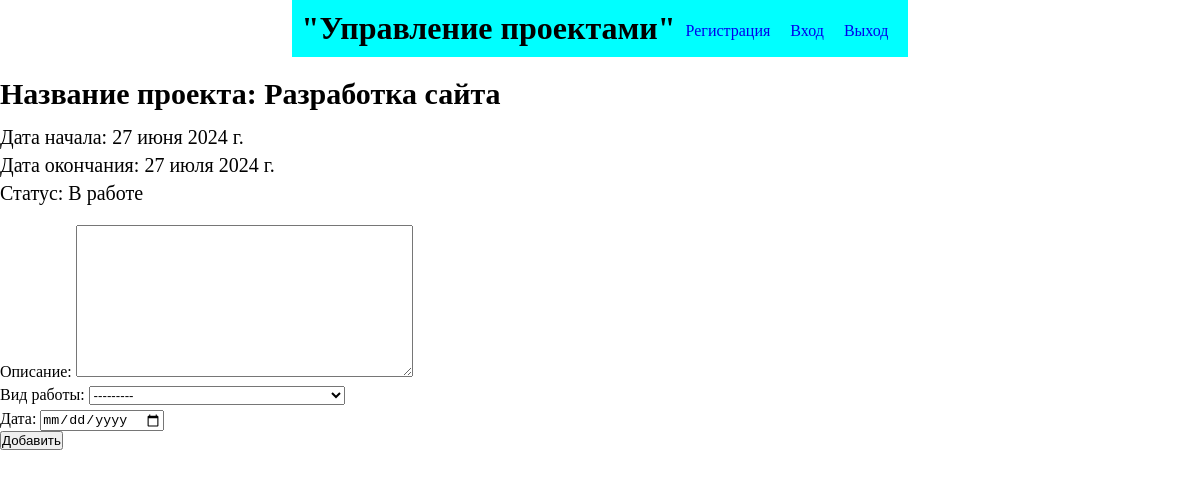
/detail/1, run on the app's committed database.
### main/models.py (models this page shows, shortened)
class Project(models.Model):
    STATUS_CHOICE = (
        ("В работе", "В работе"),
        ("Завершен", "Завершен"),
    )
    name = models.CharField('Название', max_length=255)
    date_start = models.DateField('Дата начала')
    date_end = models.DateField('Дата сдачи')
    status = models.CharField("Статус проекта", choices=STATUS_CHOICE, max_length=50)
    class Meta:
        verbose_name = 'Проект'
        verbose_name_plural = 'Проекты'

### main/views.py (the view, shortened to what this page needs)
# urls.py: path('detail/<int:pk>', ProjectDetailView.as_view(), name='detail_project'),
class ProjectDetailView(DetailView, FormMixin):
    model = Project
    template_name = 'workonproject.html'
    context_object_name = 'project'
    form_class = WorkOnProjectForm
    success_url = reverse_lazy('main_page')
    def get_context_data(self, *, object_list=None, **kwargs):
        context = super().get_context_data(**kwargs)
        return context

### main/forms.py (shortened to what this page needs)
class WorkOnProjectForm(forms.ModelForm):
    class Meta:
        model = WorkOnProject
        fields = ['description', 'type_work', 'dat']
        widgets = {
            'dat': forms.DateInput(
                format=('%d/%m/%Y'),
                attrs={'class': 'form-control',
                       'placeholder': 'Select a date',
                       'type': 'date'  # <--- IF I REMOVE THIS LINE, THE INITIAL VALUE IS DISPLAYED
                       }),
        }

### main/models.py (called while the page is built)
    def __str__(self):
        return self.name

### main/templates/workonproject.html (shortened to what this page needs)
{% extends "base.html" %}
{% load static %}
{% block content %}
	<h1 class="greeting-text">Название проекта: {{ project.name }}</h1>
	<p class="detail_item">Дата начала: {{ project.date_start }}</p>
	<p class="detail_item">Дата окончания: {{ project.date_end }}</p>
	<p class="detail_item">Статус: {{ project.status }}</p>
	<div class="project__form">
		<form action="" method="post">
			{{ form.as_p }}
			<button type="submit">Добавить</button>
		</form>
	</div>
{% endblock %}

### main/static/style.css (style rules this page uses)
* { margin: 0; padding: 0; }
.greeting-text { margin-top: 20px; font-size: 30px; margin-bottom: 15px; }
p { margin-top: 5px; }
.detail_item { font-size: 20px; }
.project__form { margin-top: 20px; }

### data on the page
Project: name "Разработка сайта", date_start "27 июня 2024 г.", date_end "27 июля 2024 г.", status "В работе"
